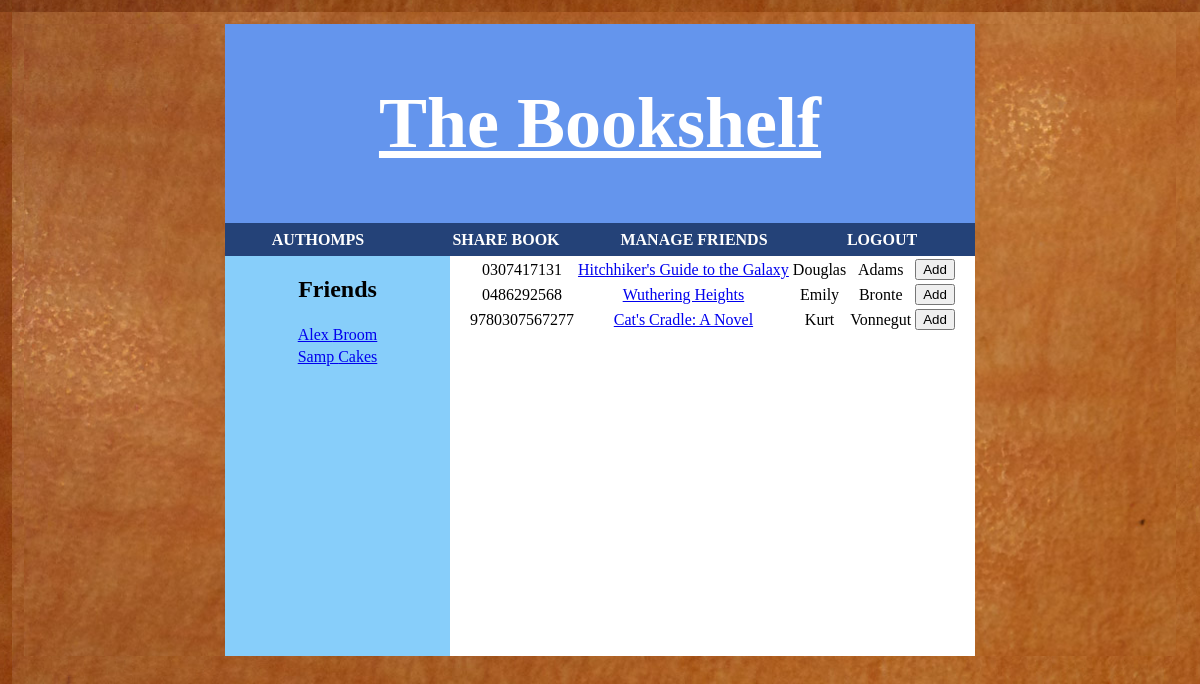
Page /user_add_book.php (signed in) on the committed database.
### tables this page shows
CREATE TABLE users
( 	username VARCHAR(20) PRIMARY KEY NOT NULL,
	password VARCHAR(20) NOT NULL,
	current_book VARCHAR(13),
	first_name VARCHAR(20),
	last_name VARCHAR(20),
	FOREIGN KEY (current_book) REFERENCES books(isbn)
);

CREATE TABLE books
( 	isbn VARCHAR(13) NOT NULL PRIMARY KEY,
	title VARCHAR(50),
	author_first_name VARCHAR(20),
	author_last_name VARCHAR(20)
);

### user_add_book.php (the view, shortened to what this page needs)
<?php
	$username = $_SESSION['username'];
?>
<!DOCTYPE html>
<html>
<head>
	<link rel="stylesheet" type="text/css" href="css/bookshelf.css" />
</head>
<body>
	<div id="wrap">
		<?php
			include('directory.php');
			include('friends_list.php');
		?>
		<div id="main">
			<?php
				include('access_database.php');
				$booksQuery = "SELECT isbn, title, author_first_name, author_last_name FROM books JOIN usersBooks WHERE isbn = book AND user = '".$username."'";
				$booksStmt = $db->query($booksQuery);
				$num_rows = $booksStmt->num_rows;
				for ($i=0; $i < $num_rows; $i++) {
					$row = $booksStmt->fetch_assoc();
					$books[] = "'".$row['isbn']."'";
				}
				if (sizeof($books) == 0) {
					$notOwnedBookQuery = "SELECT isbn, title, author_first_name, author_last_name FROM books";
				} else {
					$notOwnedBookQuery = "SELECT isbn, title, author_first_name, author_last_name FROM books WHERE NOT isbn in (".join(',',$books).")";
				}
				$notOwnedBookStmt = $db->query($notOwnedBookQuery);
				$num_rows = $notOwnedBookStmt->num_rows;
				if ($num_rows == 0) {
					echo "<br>No books to display<br>";
				} else {
					echo "<table>";
					for ($i=0; $i < $num_rows; $i++) {
						$row = $notOwnedBookStmt->fetch_assoc();
						echo '<form action="process_user_add_book.php" method="post">';
						echo '<tr><td>'.$row['isbn'].'</td><td>'.'<a href="book_view.php?isbn='.$row['isbn'].'">'.$row['title'].'</a>'.'</td><td>'.$row['author_first_name'].'</td><td>'.$row['author_last_name'].'</td><td><input type="submit" value="Add"></td><input type ="hidden" name="isbn" value="'.$row['isbn'].'"></tr>';
						echo '</form>';
					}
					echo "</table>";
				}
			?>
		</div>
	</div>
</body>
</html>

### friends_list.php (shortened to what this page needs)
<div id="friends">
	<h2 align="center">Friends</h2>
	<?php
		include('access_database.php');
		$friendQuery = "SELECT username, first_name, last_name FROM users JOIN friends WHERE username = friend AND user = '".$username."' ORDER BY last_name";
		$friendStmt = $db->query($friendQuery);
		$num_rows = $friendStmt->num_rows;
		if ($num_rows == 0) {
			echo "You have no friends.";
		} else {
			echo '<table class="friends_list">';
			for ($i=0; $i < $num_rows; $i++) {
				$row = $friendStmt->fetch_assoc();
				echo '<tr><td>'.'<a href="friend_homepage.php?friend_name='.$row['username'].'">'.$row['first_name'].' '.$row['last_name'].'</a>'.'</td></tr>';
			}
			echo "</table>";
		}
	?>
</div>

### css/bookshelf.css (style rules this page uses)
html, body { margin:1%; padding:0; background-image: url('background_wood.jpg'); }
#wrap { width:750px; height: 100%; margin:0 auto; font-size: 16px; background-color: #87CEFA; min-width: 550px; }
#main { float: right; margin:0 auto; text-align:center; background-color: white; width: 70%; min-height: 400px; }
#friends { float: left; width: 30%; height: 100%; background-color: #87CEFA; }
table { margin-left:auto; margin-right:auto; }

### rows in the picture
users: first_name "Alex", last_name "Broom"
users: first_name "Samp", last_name "Cakes"
books: isbn "0307417131", title "Hitchhiker's Guide to the Galaxy", author_first_name "Douglas", author_last_name "Adams"
books: isbn "0486292568", title "Wuthering Heights", author_first_name "Emily", author_last_name "Bronte"
books: isbn "9780307567277", title "Cat's Cradle: A Novel", author_first_name "Kurt", author_last_name "Vonnegut"

### other values in the picture
$username "AUTHOMPS"
